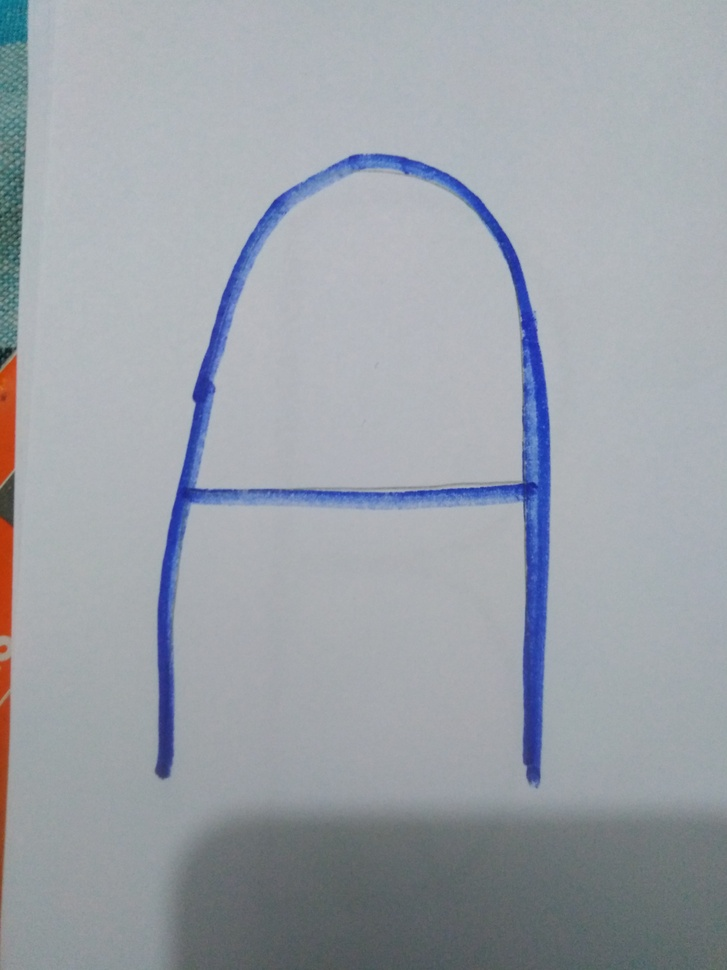
%> input picture Training_Data/A/A_1.jpg, 727 x 970 px, shrunk from 3120 x 4160 before the run
$ octave Training.m   (GNU Octave 9; MATLAB toolbox functions it lacks are replaced by stand-ins)
%> lines starting %> are read from the running program, lines starting %| are printed output that depends on the picture; in (x1, y1, x2, y2) boxes, pixels count from 0 and x2, y2 are one past the last pixel; in counts of white or black regions, pixels touching at a corner belong together; the program's own positions count from 1
### FeatureStatistical.m
function [F]=FeatureStatistical(im)
% Summary of this function goes here
im=double(im);
m=mean(mean(im));
s=std(std(im));
F=[m s];
end

### Training.m
clc;
clear all;
close all;
%% Taking an Image
[fname, path]=uigetfile('.png','Open an Image as input for training');
%> the answer given: Training_Data/A/A_1.jpg
fname=strcat(path, fname);

im1=imread(fname);0
%> further down, im1 is the input picture: size 970x727x3 uint8; mean R, G, B 156.3, 161.8, 169.1
grayImage = rgb2gray(im1);
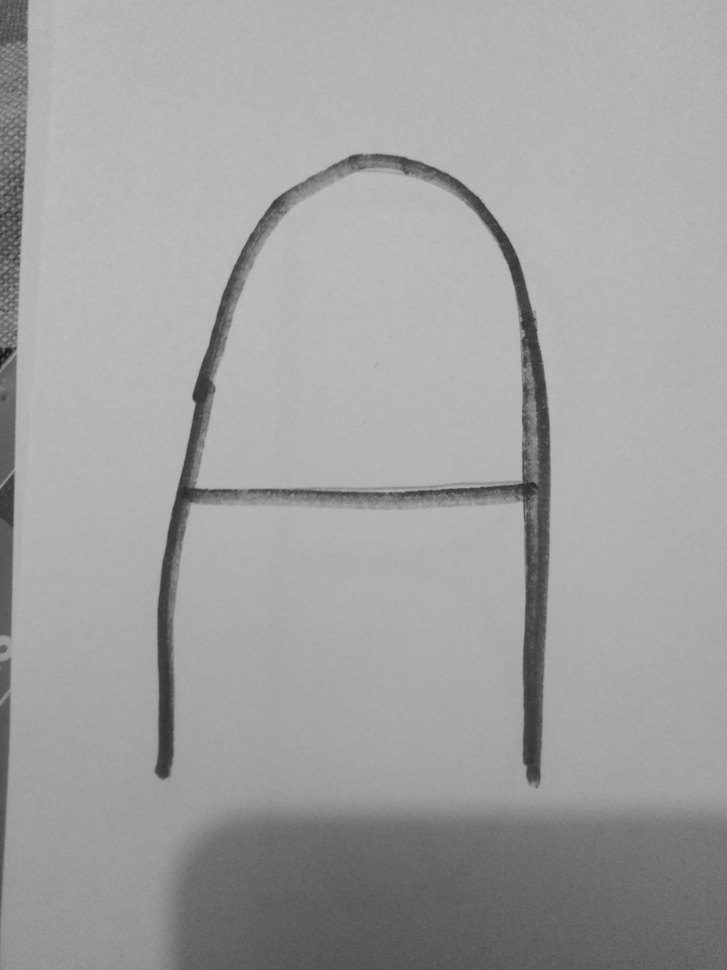
%> grayImage: size 970x727 uint8; min 18, max 191, mean 161.1
threshold = graythresh(grayImage);
%> threshold = 0.537
binary = im2bw(grayImage,threshold);
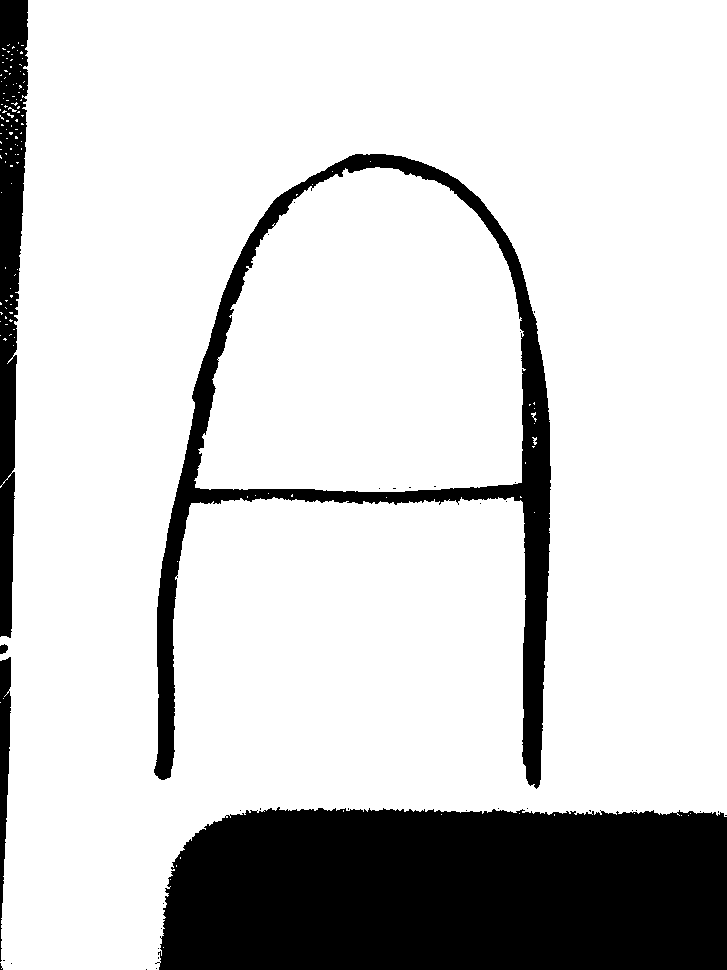
%> binary: size 970x727 logical; 81.7% white; 37 black regions (32 under 20 px), largest, box (x1, y1, x2, y2) and area: (155, 807, 727, 970) 87357, (154, 154, 551, 789) 28065, (0, 0, 28, 638) 11797, (0, 657, 11, 962) 1948, (0, 644, 8, 654) 61
filtImage=medfilt2(binary);
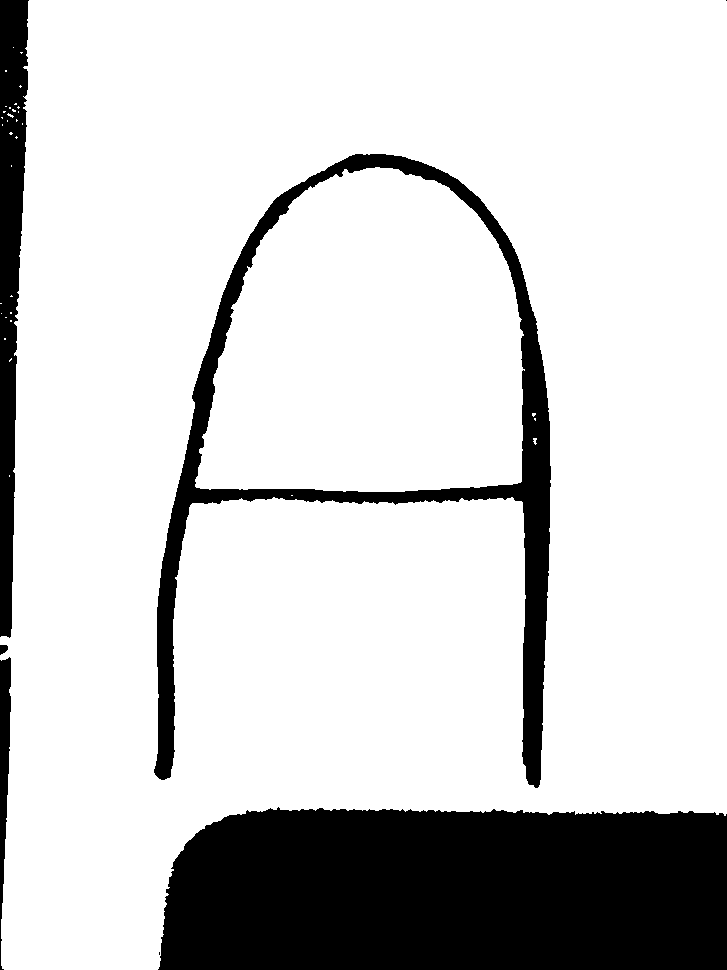
%> filtImage: size 970x727 logical; 81.6% white; 7 black regions (2 under 20 px), largest, box (x1, y1, x2, y2) and area: (158, 807, 727, 970) 87375, (154, 154, 551, 788) 28120, (0, 0, 29, 638) 12063, (0, 657, 11, 970) 1967, (0, 645, 8, 655) 61
se = strel('disk',4);
im = imerode(filtImage, se);
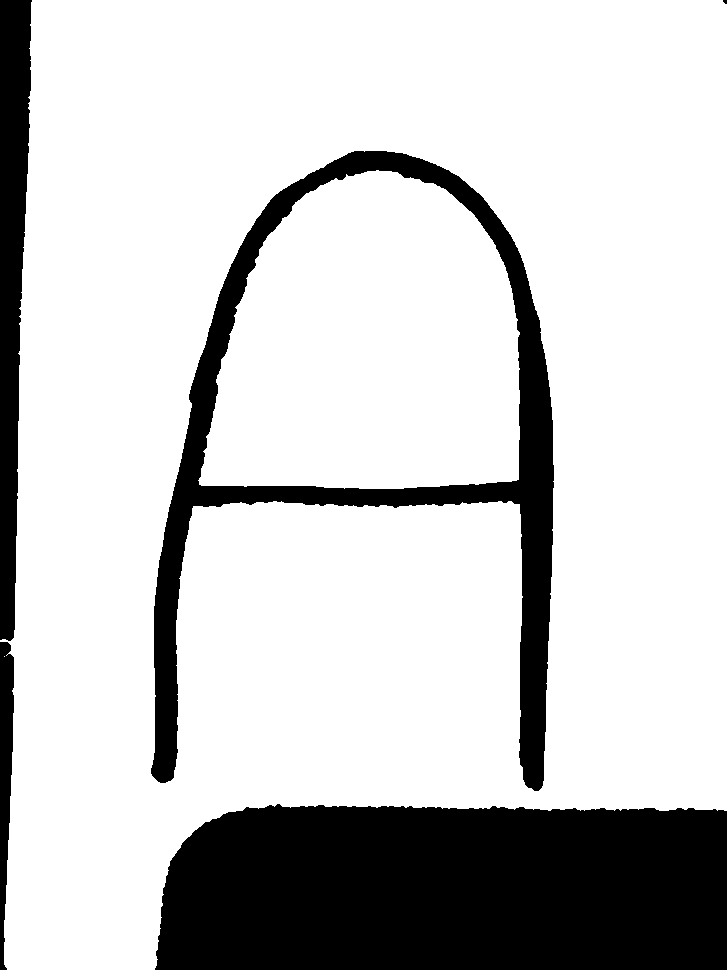
%> im: size 970x727 logical; 79.3% white; 5 black regions (1 under 20 px), largest, box (x1, y1, x2, y2) and area: (155, 804, 727, 970) 89692, (151, 151, 554, 791) 39077, (0, 0, 32, 641) 14247, (0, 642, 14, 970) 3108

imshow(im);
title('Input Image for processing');
c=input('Enter the Class - 1 to 50 \n');
%> the answer given: 1
%% Feature Extraction
F=FeatureStatistical(im);
%> in FeatureStatistical, `m=mean(mean(im));`: m = 0.793
%> in FeatureStatistical, `s=std(std(im));`: s = 0.157
%> in FeatureStatistical, `F=[m s];`: F = [0.793 0.157]
%> F = [0.793 0.157]
try
    load database;
    F=[F c];
%> F = [0.793 0.157 1]
    database=[database; F];
    save database.mat database
catch
    database=[F c]; % 10 12 1
%> database = [0.793 0.157 1 1]
    save database.mat database
end
